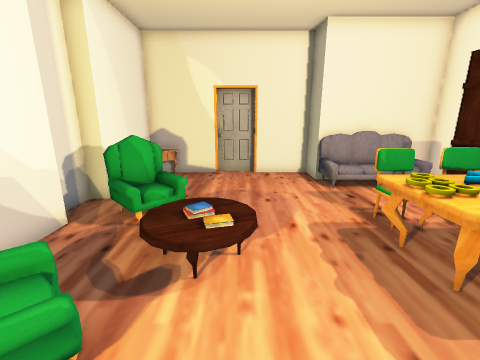
view 1 (above)

12 first-person views from a walk through a Unity game level. The camera is 1.4 m above the floor, tilts 14° down and sees 90° across. The floor is counted in squares, 0.5 m on a side. Each view is taken from the middle of a square. On the plan, view 1 faces up. The plan holds only what a view shows up to about 18 squares ahead; the rest is blank. The player character is not drawn. Some surface patterns are stand-ins.

view 2
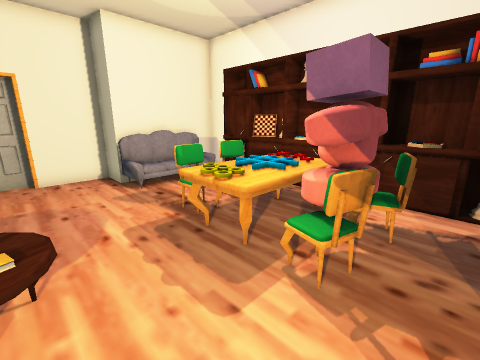

view 3
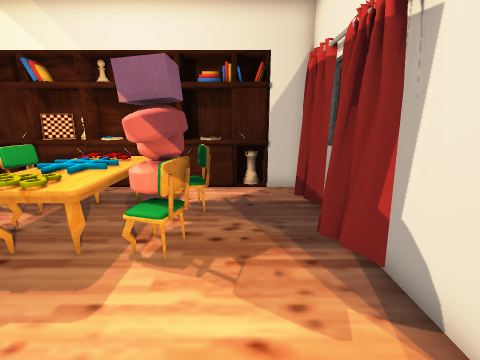

view 4
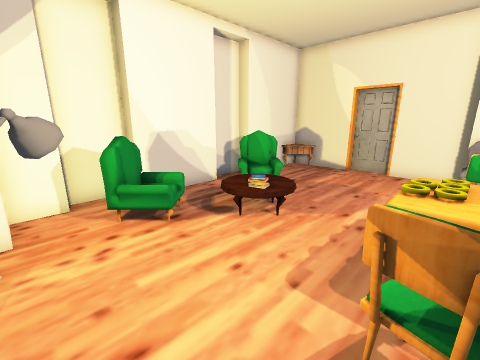

view 5
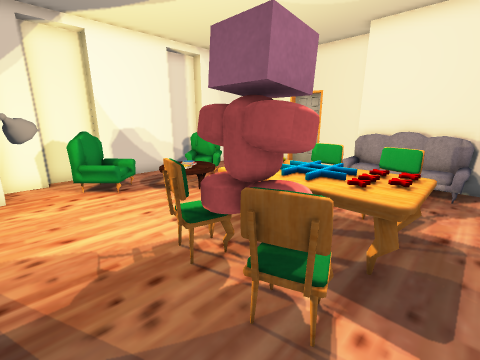

view 6
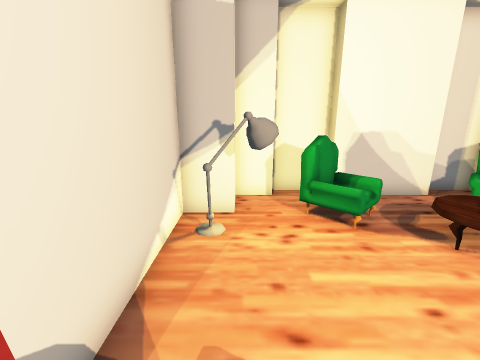

view 7
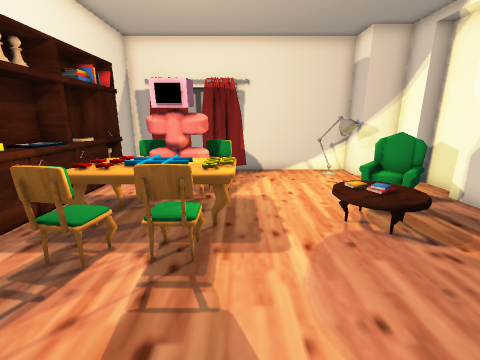

view 8
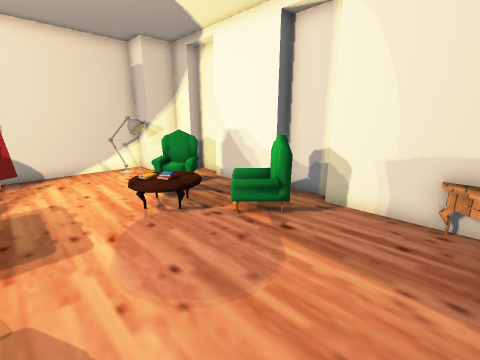

view 9
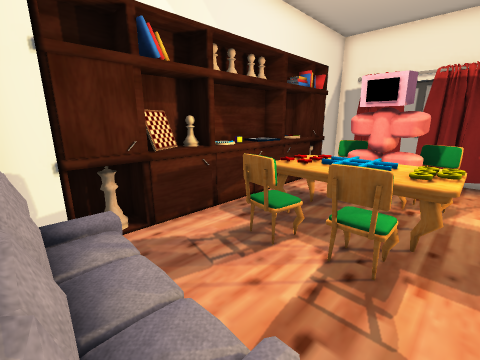

view 10
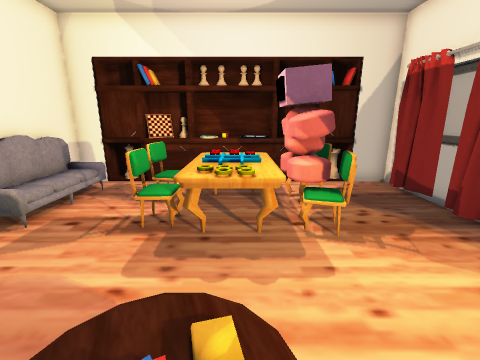

view 11
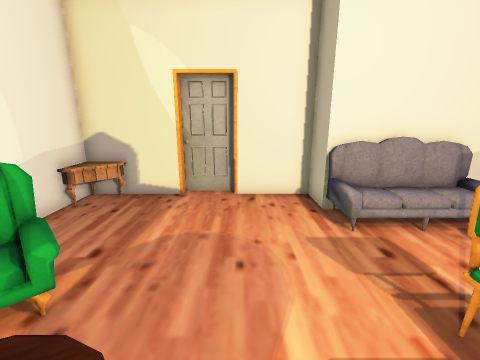

view 12
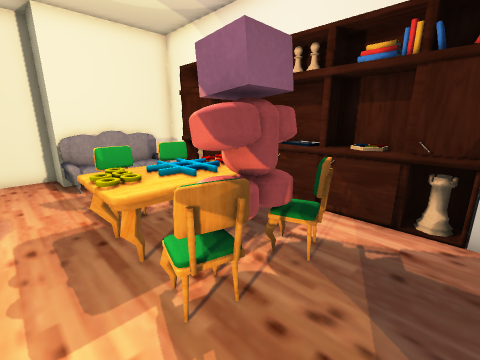

### Floor plan
Key: @ floor where view 1 was taken; # wall or solid block; . main floor; : floor 0.5 m higher than the main floor; = window, fence, low wall or low ledge; ^ raised ledge; S sofa; A armchair; C curtain; L lamp; O other object.
Columns run from 6 left of view 1 to 10 right of it. Each row starts with its distance up from view 1.
 13  ##########
 12  #O.......######
 11  #........SSSSS#
 10  #........OOOOS##
  9  #.............^#
  8  #.A...........##
  7  #AAO.....====.##
  6  #.O......O=:=.##
  5  #...OO..OOOOO ^#
  4  #...OO..OOOOO ^#
  3  #.O.....OOOOO.^#
  2 ##AAA.....OOO#.=#
  1 #..A.....=#O#=.=#
  0 ##..L.@........##
 -1  ###LL.........##
 -2    #.L....C..C.#
 -3    #############

Where each view was taken, in squares from view 1:
view 1: 0 up, 0 right, facing up
view 2: 0 up, 0 right, facing up-right
view 3: 0 up, 1 left, facing right
view 4: 1 down, 4 right, facing up-left
view 5: 1 down, 8 right, facing up-left
view 6: 1 down, 4 right, facing left
view 7: 11 up, 3 right, facing down
view 8: 12 up, 3 right, facing down-left
view 9: 11 up, 3 right, facing down-right
view 10: 4 up, 2 left, facing right
view 11: 4 up, 1 right, facing up
view 12: 1 down, 2 right, facing up-right
